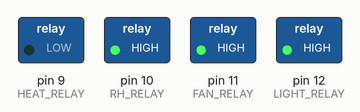
Simulated run of this sketch. Board: Arduino Uno, built with avr-gcc and run on an emulated ATmega328P. On the bench: switched loads named in the sketch (green lamp = pin HIGH).

Above: at 0.5 s.
At 1.5 s:
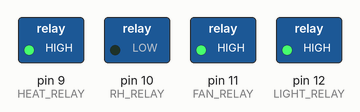
At 2.5 s:
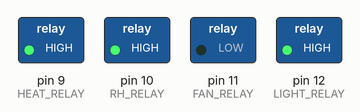
At 3.5 s:
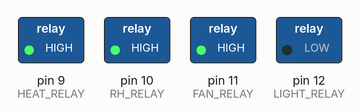
Timing chart, 0 to 5.2 s (numbered marks = the images above):
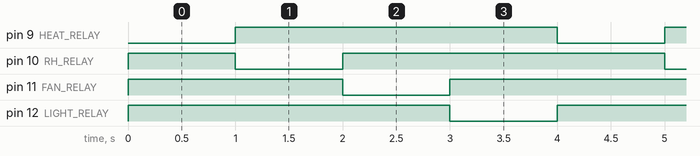

The sketch:

test_rele.ino
```cpp
/**
 * @brief Test dei led del pannello frontale incubatrice neonatale
 *
 * Il programma accende in sequenza un led alla volta per 1 secondo.
 */

// definizione dei pin dei LED
#define HEAT_RELAY 9
#define RH_RELAY 10
#define FAN_RELAY 11
#define LIGHT_RELAY 12

void setup() {
  // inizializzazione dei pin dei LED come output
  pinMode(HEAT_RELAY, OUTPUT);
  pinMode(RH_RELAY, OUTPUT);
  pinMode(FAN_RELAY, OUTPUT);
  pinMode(LIGHT_RELAY, OUTPUT);

  // assegnazione stato iniziale dei LED
  digitalWrite(HEAT_RELAY, HIGH);
  digitalWrite(RH_RELAY, HIGH);
  digitalWrite(FAN_RELAY, HIGH);
  digitalWrite(LIGHT_RELAY, HIGH);
}

void loop() {
  // accensione del led di allarme per 1 secondo
  digitalWrite(HEAT_RELAY, LOW);
  delay(1000);
  digitalWrite(HEAT_RELAY, HIGH);

  // accensione del led di riscaldamento per 1 secondo
  digitalWrite(RH_RELAY, LOW);
  delay(1000);
  digitalWrite(RH_RELAY, HIGH);

  // accensione del led di umidità relativa per 1 secondo
  digitalWrite(FAN_RELAY, LOW);
  delay(1000);
  digitalWrite(FAN_RELAY, HIGH);

  // accensione del led di riempimento per 1 secondo
  digitalWrite(LIGHT_RELAY, LOW);
  delay(1000);
  digitalWrite(LIGHT_RELAY, HIGH);
}
```

Measured:
- by itself, pin 9 (HEAT_RELAY), pin 10 (RH_RELAY), pin 11 (FAN_RELAY), pin 12 (LIGHT_RELAY): alternates HIGH for 3.0 s and LOW for 1.0 s
- by itself, everything shown: repeats every 4.0 s, in 5 steps
